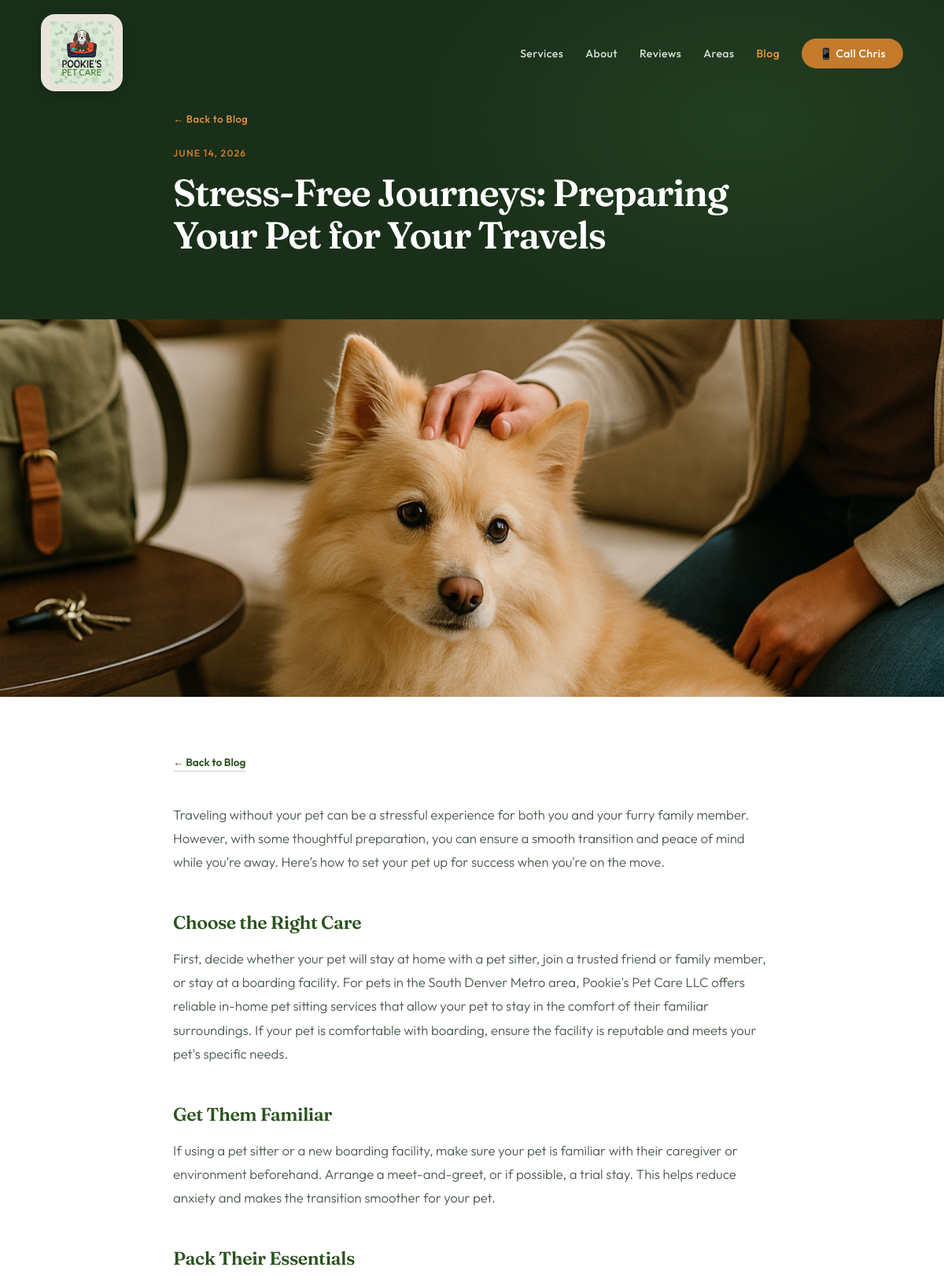
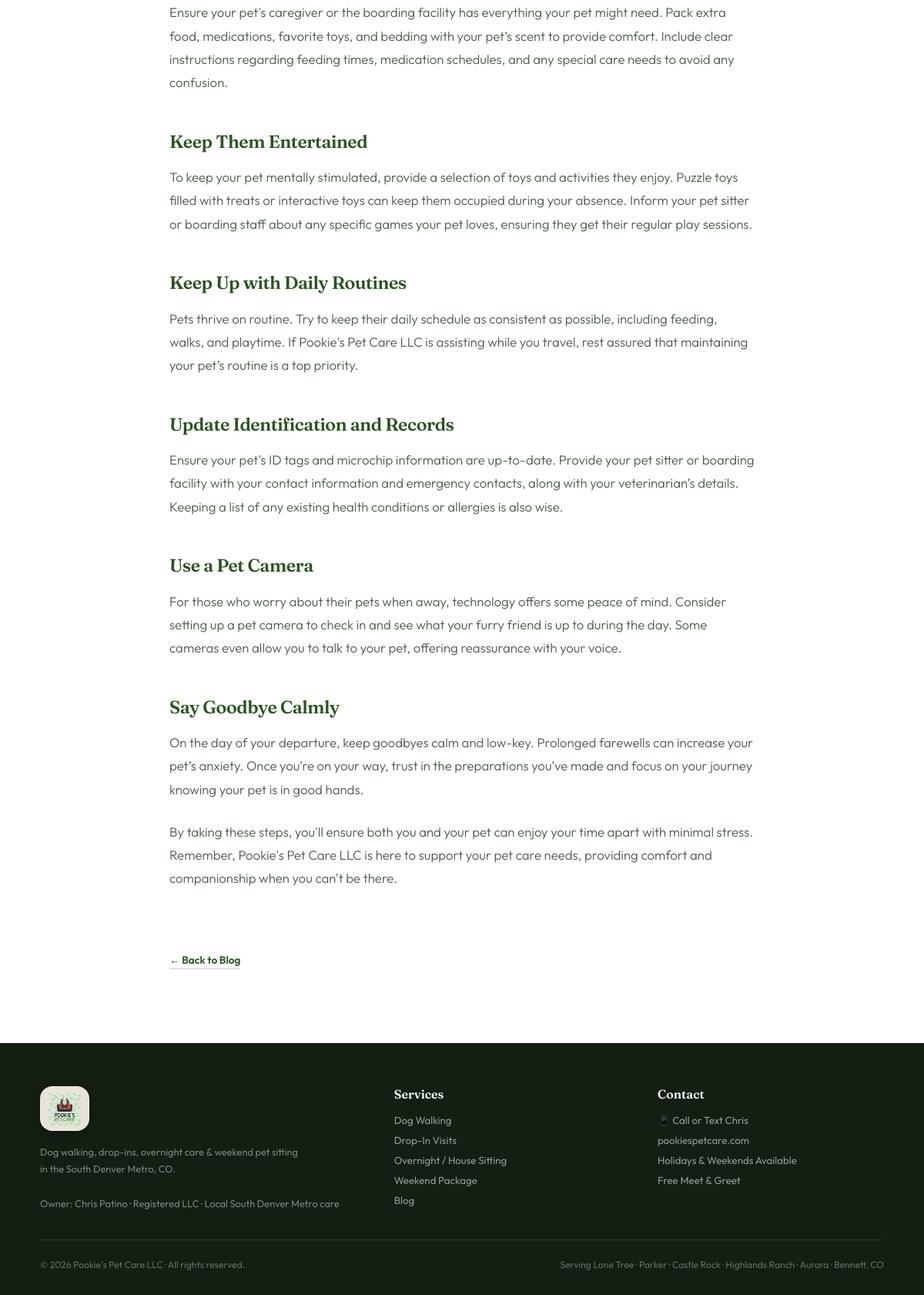
The page /blog/1 on the database its author committed (2 pictures, top to bottom).
### tables this page shows
CREATE TABLE blog_posts (
            id             INTEGER PRIMARY KEY AUTOINCREMENT,
            title          TEXT NOT NULL,
            slug           TEXT UNIQUE NOT NULL,
            content        TEXT NOT NULL,
            excerpt        TEXT,
            created_at     TIMESTAMP DEFAULT CURRENT_TIMESTAMP,
            published      INTEGER DEFAULT 1
        , image_filename TEXT);

### app.py (the view)
@app.route('/blog/<int:post_id>')
def blog_post(post_id):
    conn = get_db_connection()
    post = conn.execute(
        'SELECT * FROM blog_posts WHERE id = ?', (post_id,)
    ).fetchone()
    conn.close()
    if post is None:
        abort(404)
    return render_template('blog_post.html', post=post)

### app.py (called while the page is built)
def get_blog_image_filename(image_filename):
    if image_filename:
        img_path = os.path.join('static', 'blog_images', image_filename)
        if os.path.isfile(img_path):
            return image_filename
    fallback_path = os.path.join('static', 'blog_images', BLOG_DEFAULT_IMAGE)
    if os.path.isfile(fallback_path):
        return BLOG_DEFAULT_IMAGE
    return image_filename or BLOG_DEFAULT_IMAGE

@app.context_processor
def blog_context():
    return {
        'blog_image': get_blog_image_filename,
        'blog_default_alt': BLOG_DEFAULT_ALT,
    }

def get_db_connection():
    conn = sqlite3.connect('blog.db')
    conn.row_factory = sqlite3.Row  # lets us do post['title'] instead of post[0]
    return conn

@app.template_filter('format_date')
def format_date(value):
    if value is None:
        return ''
    if isinstance(value, str):
        value = value[:10]  # slice off just the YYYY-MM-DD portion
        dt = datetime.datetime.strptime(value, '%Y-%m-%d')
    else:
        dt = value
    return dt.strftime('%B %-d, %Y')  # %-d removes the leading zero (Linux/Mac only)

### templates/blog_post.html (shortened to what this page needs)
<!DOCTYPE html>
<html lang="en">
<head>
</head>
<body>
<nav id="nav">
  <a href="/" class="nav-logo">
    <span class="logo-badge logo-badge-nav">
      <img src="{{ url_for('static', filename='pookies-logo.png') }}" alt="Pookie's Pet Care" />
    </span>
  </a>
  <ul class="nav-links" id="navLinks">
    <li><a href="/#services">Services</a></li>
    <li><a href="/#about">About</a></li>
    <li><a href="/#reviews">Reviews</a></li>
    <li><a href="/#areas">Areas</a></li>
    <li><a href="/blog" style="color: var(--amber-lt);">Blog</a></li>
    <li><a href="#" class="nav-cta phone-link">📱 Call Chris</a></li>
  </ul>
</nav>
<div class="post-hero">
  <div class="post-hero-inner">
    <a href="/blog" class="post-hero-back">← Back to Blog</a>
    <p class="post-date">{{ post['created_at'] | format_date }}</p>
    <h1>{{ post['title'] }}</h1>
  </div>
</div>
{% set img = blog_image(post['image_filename']) %}
<div class="post-featured-img">
  <img src="{{ url_for('static', filename='blog_images/' + img) }}"
       alt="{{ post['title'] }}">
</div>
<section class="post-body-sec">
  <div class="post-body">
    <a href="/blog" class="post-body-back-top">← Back to Blog</a>
    <div class="post-content">
      {{ post['content'] | safe }}
    </div>
    <a href="/blog" class="post-body-back-bottom">← Back to Blog</a>
  </div>
</section>
<footer>
  <div class="footer-grid">
    <div>
      <span class="logo-badge logo-badge-footer footer-logo-wrap">
        <img src="{{ url_for('static', filename='pookies-logo.png') }}" alt="Pookie's Pet Care" />
      </span>
      <p class="footer-text">
        Dog walking, drop-ins, overnight care &amp; weekend pet sitting<br>
        in the South Denver Metro, CO.<br><br>
        Owner: Chris Patino · Registered LLC · Local South Denver Metro care
      </p>
    </div>
    <div>
      <div class="footer-col-title">Services</div>
      <ul class="footer-links">
        <li><a href="/#services">Dog Walking</a></li>
        <li><a href="/#services">Drop-In Visits</a></li>
        <li><a href="/#services">Overnight / House Sitting</a></li>
        <li><a href="/#services">Weekend Package</a></li>
        <li><a href="/blog">Blog</a></li>
      </ul>
    </div>
    <div>
      <div class="footer-col-title">Contact</div>
      <ul class="footer-links">
        <li><a href="#" class="phone-link">📱 Call or Text Chris</a></li>
        <li><a href="https://pookiespetcare.com">pookiespetcare.com</a></li>
        <li>Holidays &amp; Weekends Available</li>
        <li>Free Meet &amp; Greet</li>
      </ul>
    </div>
  </div>
  <div class="footer-bottom">
    <span>© <span id="yr"></span> Pookie's Pet Care LLC · All rights reserved.</span>
    <span>Serving Lone Tree · Parker · Castle Rock · Highlands Ranch · Aurora · Bennett, CO</span>
  </div>
</footer>
</body>
</html>

### rows shown on the page
blog_posts: created_at "JUNE 14, 2026", title "Stress-Free Journeys: Preparing Your Pet for Your Travels", image_filename (picture), content "Traveling without your pet can be a stressful experience for both you and your furry family member. However, with some thoughtful preparation, you can ensure a smooth transition and peace of mind while you're away. Here’s how to set your pet up for success when you're on the move. Choose the Right Care First, decide whether your pet will stay at home with a pet sitter, join a trusted friend or family member, or stay at a boarding facility. For pets in the South Denver Metro area, Pookie's Pet Care LLC offers reliable in-home pet sitting services that allow your pet to stay in the comfort of their familiar surroundings. If your pet is comfortable with boarding, ensure the facility is…"
